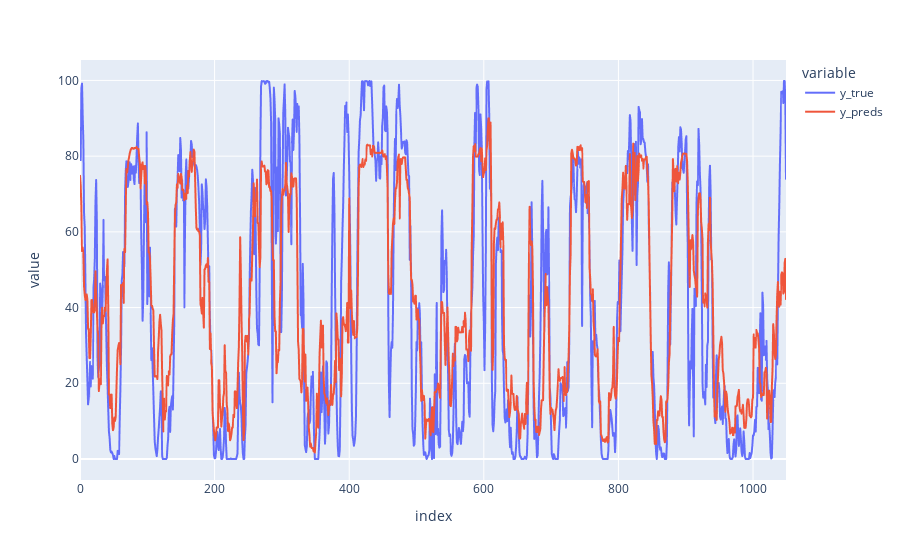

Notebook code for this chart:
### Markdown cell above
### Plot predictions

### Code cell
import plotly.express as px

df = pd.DataFrame({"y_true": y_true, "y_preds": y_preds})
fig = px.line(df, y=["y_true", "y_preds"], title='')
fig.show()

### Figure 1 — Plotly figure (JSON) as saved in the notebook; plotly's stock layout.template omitted (floating-point values rounded to 4 significant figures; data arrays with more than 128 entries replaced by an {"elided": "..."} marker saying what was removed)
{"data": [{"hovertemplate": "variable=y_true<br>index=%{x}<br>value=%{y}<extra></extra>", "legendgroup": "y_true", "line": {"color": "#636efa", "dash": "solid"}, "marker": {"symbol": "circle"}, "mode": "lines", "name": "y_true", "showlegend": true, "type": "scattergl", "x": {"elided": "1050 int values"}, "xaxis": "x", "y": {"elided": "1050 float values"}, "yaxis": "y"}, {"hovertemplate": "variable=y_preds<br>index=%{x}<br>value=%{y}<extra></extra>", "legendgroup": "y_preds", "line": {"color": "#EF553B", "dash": "solid"}, "marker": {"symbol": "circle"}, "mode": "lines", "name": "y_preds", "showlegend": true, "type": "scattergl", "x": {"elided": "1050 int values"}, "xaxis": "x", "y": {"elided": "1050 float values"}, "yaxis": "y"}], "layout": {"legend": {"title": {"text": "variable"}, "tracegroupgap": 0}, "margin": {"t": 60}, "xaxis": {"anchor": "y", "domain": [0, 1], "title": {"text": "index"}}, "yaxis": {"anchor": "x", "domain": [0, 1], "title": {"text": "value"}}}}
